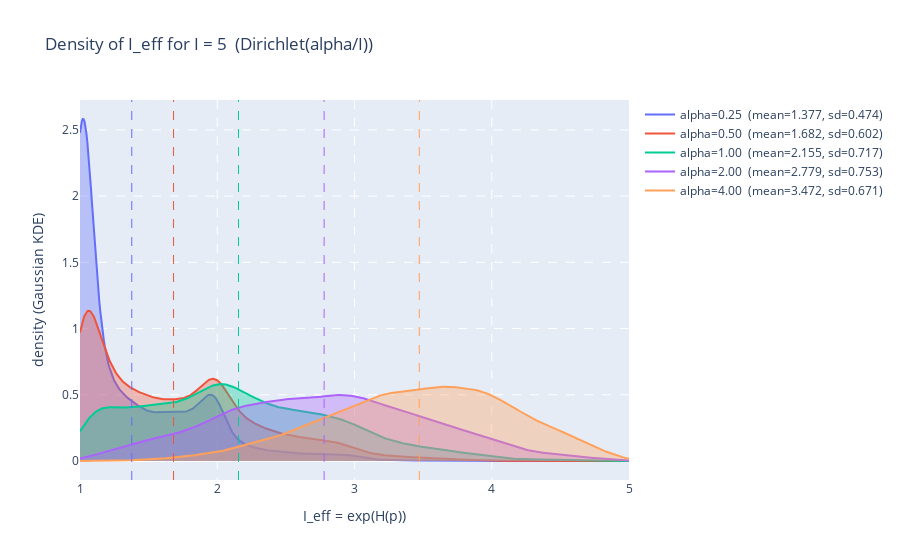
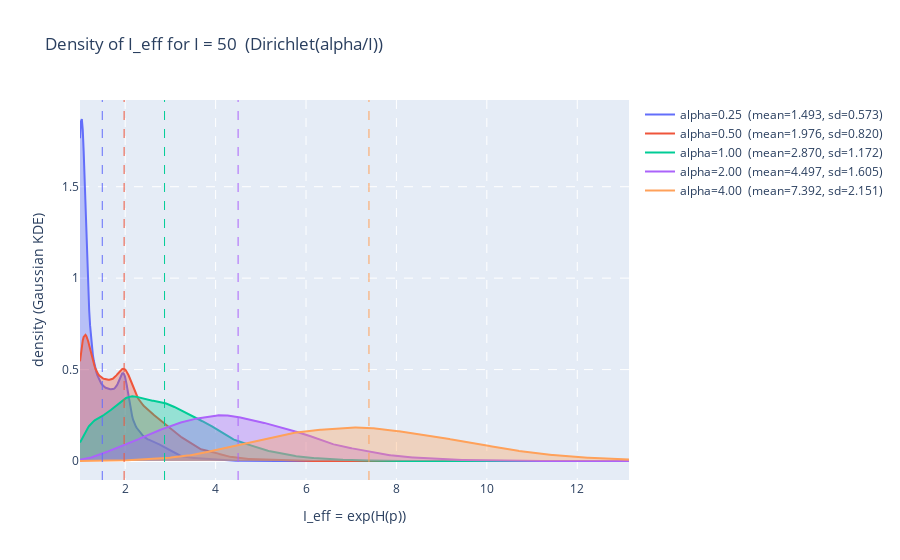
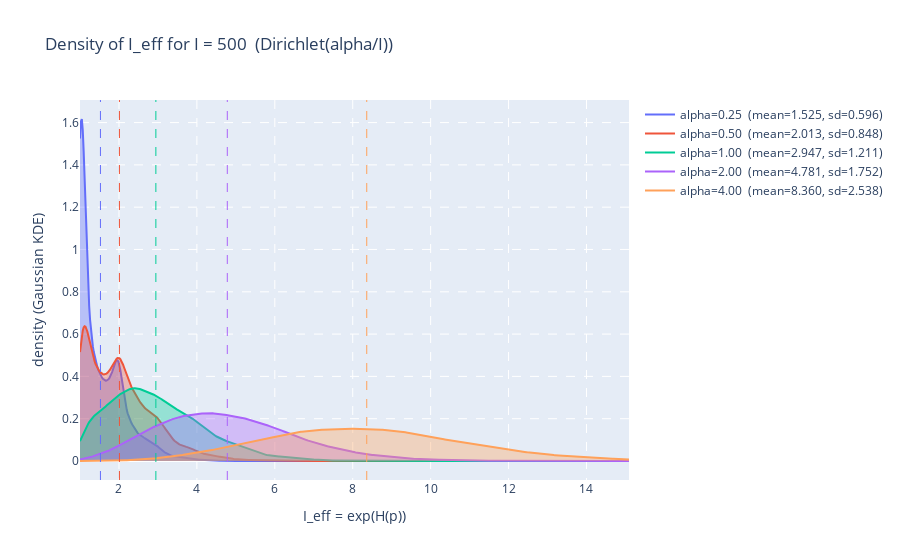

Write notebook code for charts like these, in order.
### Code cell
rng = np.random.default_rng(7)


def sample_Ieff(alpha, I, n_samples=500_000, chunk=3000, eps=1e-300):
    """Sample I_eff = exp(H(p)) for p ~ Dirichlet(alpha/I).
    Uses normalized Gammas and clips p to avoid log(0)."""
    a = np.full(I, alpha / I, dtype=np.float64)
    vals = []
    done = 0
    while done < n_samples:
        m = min(chunk, n_samples - done)
        g = rng.gamma(shape=a, scale=1.0, size=(m, I))
        p = g / g.sum(axis=1, keepdims=True)
        p = np.clip(p, eps, 1.0)
        h = -(p * np.log(p)).sum(axis=1)  # natural logs
        vals.append(np.exp(h))
        done += m
    return np.concatenate(vals, axis=0)


def kde_gaussian(x, grid, bw=None):
    """Univariate Gaussian KDE with optional bandwidth; Silverman's rule if None."""
    x = np.asarray(x, dtype=np.float64)
    n = x.size
    if n == 0:
        return np.zeros_like(grid)
    std = np.std(x, ddof=1) if n > 1 else 0.0
    if bw is None:
        # Silverman's rule; guard tiny std
        bw = 1.06 * max(std, 1e-12) * n ** (-1 / 5)
    # Compute KDE: (1/(n*h*sqrt(2pi))) * sum exp(-(x - xi)^2 / (2h^2))
    inv_norm = 1.0 / (n * bw * np.sqrt(2.0 * np.pi))
    diffs = (grid[:, None] - x[None, :]) / bw
    dens = inv_norm * np.exp(-0.5 * diffs**2).sum(axis=1)
    return dens


def with_alpha(hex_color, alpha):
    h = hex_color.lstrip("#")
    r, g, b = int(h[0:2], 16), int(h[2:4], 16), int(h[4:6], 16)
    return f"rgba({r},{g},{b},{alpha})"


Is = [5, 50, 500]
alphas = [0.25, 0.5, 1.0, 2.0, 4.0]
colors = pc.qualitative.Plotly

for I in Is:
    # sample per alpha
    n_per = 20000 if I <= 50 else 12000
    samples = {}
    all_vals = []
    for a in alphas:
        v = sample_Ieff(a, I, n_samples=n_per)
        samples[a] = v
        all_vals.append(v)
    all_vals = np.concatenate(all_vals)

    # common grid for densities
    lo = max(1.0, np.percentile(all_vals, 0.5))
    hi = min(I * 1.0, np.percentile(all_vals, 99.5) * 1.1)
    grid = np.linspace(lo, hi, 600)

    fig = go.Figure()
    for a, color in zip(alphas, colors):
        v = samples[a]
        dens = kde_gaussian(v, grid)

        fig.add_trace(
            go.Scatter(
                x=grid,
                y=dens,
                mode="lines",
                line=dict(color=color, width=0),
                fill="tozeroy",
                fillcolor=with_alpha(color, 0.35),
                hoverinfo="skip",
                showlegend=False,
            )
        )

        mu = float(np.mean(v))
        sd = float(np.std(v, ddof=1))
        fig.add_trace(
            go.Scatter(
                x=grid,
                y=dens,
                mode="lines",
                line=dict(color=color, width=2),
                name=f"alpha={a:.2f}  (mean={mu:.3f}, sd={sd:.3f})",
            )
        )
        fig.add_vline(x=mu, line=dict(color=color, dash="dash", width=1))

    fig.update_xaxes(
        title="I_eff = exp(H(p))",
        showgrid=True,
        gridwidth=1,
        griddash="dash",
    )
    fig.update_yaxes(
        title="density (Gaussian KDE)",
        showgrid=True,
        gridwidth=1,
        griddash="dash",
    )
    fig.update_layout(
        title=f"Density of I_eff for I = {I}  (Dirichlet(alpha/I))",
    )
    fig.show()
    # fig.write_image(f"Ieff_density_filled_I{I}.png", scale=2)

### Figure 1 — Plotly figure (JSON) as saved in the notebook; plotly's stock layout.template omitted (floating-point values rounded to 4 significant figures; data arrays with more than 128 entries replaced by an {"elided": "..."} marker saying what was removed)
{"data": [{"fill": "tozeroy", "fillcolor": "rgba(99,110,250,0.35)", "hoverinfo": "skip", "line": {"color": "#636EFA", "width": 0}, "mode": "lines", "showlegend": false, "type": "scatter", "x": {"elided": "600 float values"}, "y": {"elided": "600 float values"}}, {"line": {"color": "#636EFA", "width": 2}, "mode": "lines", "name": "alpha=0.25  (mean=1.377, sd=0.474)", "type": "scatter", "x": {"elided": "600 float values"}, "y": {"elided": "600 float values"}}, {"fill": "tozeroy", "fillcolor": "rgba(239,85,59,0.35)", "hoverinfo": "skip", "line": {"color": "#EF553B", "width": 0}, "mode": "lines", "showlegend": false, "type": "scatter", "x": {"elided": "600 float values"}, "y": {"elided": "600 float values"}}, {"line": {"color": "#EF553B", "width": 2}, "mode": "lines", "name": "alpha=0.50  (mean=1.682, sd=0.602)", "type": "scatter", "x": {"elided": "600 float values"}, "y": {"elided": "600 float values"}}, {"fill": "tozeroy", "fillcolor": "rgba(0,204,150,0.35)", "hoverinfo": "skip", "line": {"color": "#00CC96", "width": 0}, "mode": "lines", "showlegend": false, "type": "scatter", "x": {"elided": "600 float values"}, "y": {"elided": "600 float values"}}, {"line": {"color": "#00CC96", "width": 2}, "mode": "lines", "name": "alpha=1.00  (mean=2.155, sd=0.717)", "type": "scatter", "x": {"elided": "600 float values"}, "y": {"elided": "600 float values"}}, {"fill": "tozeroy", "fillcolor": "rgba(171,99,250,0.35)", "hoverinfo": "skip", "line": {"color": "#AB63FA", "width": 0}, "mode": "lines", "showlegend": false, "type": "scatter", "x": {"elided": "600 float values"}, "y": {"elided": "600 float values"}}, {"line": {"color": "#AB63FA", "width": 2}, "mode": "lines", "name": "alpha=2.00  (mean=2.779, sd=0.753)", "type": "scatter", "x": {"elided": "600 float values"}, "y": {"elided": "600 float values"}}, {"fill": "tozeroy", "fillcolor": "rgba(255,161,90,0.35)", "hoverinfo": "skip", "line": {"color": "#FFA15A", "width": 0}, "mode": "lines", "showlegend": false, "type": "scatter", "x": {"elided": "600 float values"}, "y": {"elided": "600 float values"}}, {"line": {"color": "#FFA15A", "width": 2}, "mode": "lines", "name": "alpha=4.00  (mean=3.472, sd=0.671)", "type": "scatter", "x": {"elided": "600 float values"}, "y": {"elided": "600 float values"}}], "layout": {"shapes": [{"line": {"color": "#636EFA", "dash": "dash", "width": 1}, "type": "line", "x0": 1.377, "x1": 1.377, "xref": "x", "y0": 0, "y1": 1, "yref": "y domain"}, {"line": {"color": "#EF553B", "dash": "dash", "width": 1}, "type": "line", "x0": 1.682, "x1": 1.682, "xref": "x", "y0": 0, "y1": 1, "yref": "y domain"}, {"line": {"color": "#00CC96", "dash": "dash", "width": 1}, "type": "line", "x0": 2.155, "x1": 2.155, "xref": "x", "y0": 0, "y1": 1, "yref": "y domain"}, {"line": {"color": "#AB63FA", "dash": "dash", "width": 1}, "type": "line", "x0": 2.779, "x1": 2.779, "xref": "x", "y0": 0, "y1": 1, "yref": "y domain"}, {"line": {"color": "#FFA15A", "dash": "dash", "width": 1}, "type": "line", "x0": 3.472, "x1": 3.472, "xref": "x", "y0": 0, "y1": 1, "yref": "y domain"}], "title": {"text": "Density of I_eff for I = 5  (Dirichlet(alpha/I))"}, "xaxis": {"griddash": "dash", "gridwidth": 1, "showgrid": true, "title": {"text": "I_eff = exp(H(p))"}}, "yaxis": {"griddash": "dash", "gridwidth": 1, "showgrid": true, "title": {"text": "density (Gaussian KDE)"}}}}

### Figure 2 — Plotly figure (JSON) as saved in the notebook; plotly's stock layout.template omitted (floating-point values rounded to 4 significant figures; data arrays with more than 128 entries replaced by an {"elided": "..."} marker saying what was removed)
{"data": [{"fill": "tozeroy", "fillcolor": "rgba(99,110,250,0.35)", "hoverinfo": "skip", "line": {"color": "#636EFA", "width": 0}, "mode": "lines", "showlegend": false, "type": "scatter", "x": {"elided": "600 float values"}, "y": {"elided": "600 float values"}}, {"line": {"color": "#636EFA", "width": 2}, "mode": "lines", "name": "alpha=0.25  (mean=1.493, sd=0.573)", "type": "scatter", "x": {"elided": "600 float values"}, "y": {"elided": "600 float values"}}, {"fill": "tozeroy", "fillcolor": "rgba(239,85,59,0.35)", "hoverinfo": "skip", "line": {"color": "#EF553B", "width": 0}, "mode": "lines", "showlegend": false, "type": "scatter", "x": {"elided": "600 float values"}, "y": {"elided": "600 float values"}}, {"line": {"color": "#EF553B", "width": 2}, "mode": "lines", "name": "alpha=0.50  (mean=1.976, sd=0.820)", "type": "scatter", "x": {"elided": "600 float values"}, "y": {"elided": "600 float values"}}, {"fill": "tozeroy", "fillcolor": "rgba(0,204,150,0.35)", "hoverinfo": "skip", "line": {"color": "#00CC96", "width": 0}, "mode": "lines", "showlegend": false, "type": "scatter", "x": {"elided": "600 float values"}, "y": {"elided": "600 float values"}}, {"line": {"color": "#00CC96", "width": 2}, "mode": "lines", "name": "alpha=1.00  (mean=2.870, sd=1.172)", "type": "scatter", "x": {"elided": "600 float values"}, "y": {"elided": "600 float values"}}, {"fill": "tozeroy", "fillcolor": "rgba(171,99,250,0.35)", "hoverinfo": "skip", "line": {"color": "#AB63FA", "width": 0}, "mode": "lines", "showlegend": false, "type": "scatter", "x": {"elided": "600 float values"}, "y": {"elided": "600 float values"}}, {"line": {"color": "#AB63FA", "width": 2}, "mode": "lines", "name": "alpha=2.00  (mean=4.497, sd=1.605)", "type": "scatter", "x": {"elided": "600 float values"}, "y": {"elided": "600 float values"}}, {"fill": "tozeroy", "fillcolor": "rgba(255,161,90,0.35)", "hoverinfo": "skip", "line": {"color": "#FFA15A", "width": 0}, "mode": "lines", "showlegend": false, "type": "scatter", "x": {"elided": "600 float values"}, "y": {"elided": "600 float values"}}, {"line": {"color": "#FFA15A", "width": 2}, "mode": "lines", "name": "alpha=4.00  (mean=7.392, sd=2.151)", "type": "scatter", "x": {"elided": "600 float values"}, "y": {"elided": "600 float values"}}], "layout": {"shapes": [{"line": {"color": "#636EFA", "dash": "dash", "width": 1}, "type": "line", "x0": 1.493, "x1": 1.493, "xref": "x", "y0": 0, "y1": 1, "yref": "y domain"}, {"line": {"color": "#EF553B", "dash": "dash", "width": 1}, "type": "line", "x0": 1.976, "x1": 1.976, "xref": "x", "y0": 0, "y1": 1, "yref": "y domain"}, {"line": {"color": "#00CC96", "dash": "dash", "width": 1}, "type": "line", "x0": 2.87, "x1": 2.87, "xref": "x", "y0": 0, "y1": 1, "yref": "y domain"}, {"line": {"color": "#AB63FA", "dash": "dash", "width": 1}, "type": "line", "x0": 4.497, "x1": 4.497, "xref": "x", "y0": 0, "y1": 1, "yref": "y domain"}, {"line": {"color": "#FFA15A", "dash": "dash", "width": 1}, "type": "line", "x0": 7.392, "x1": 7.392, "xref": "x", "y0": 0, "y1": 1, "yref": "y domain"}], "title": {"text": "Density of I_eff for I = 50  (Dirichlet(alpha/I))"}, "xaxis": {"griddash": "dash", "gridwidth": 1, "showgrid": true, "title": {"text": "I_eff = exp(H(p))"}}, "yaxis": {"griddash": "dash", "gridwidth": 1, "showgrid": true, "title": {"text": "density (Gaussian KDE)"}}}}

### Figure 3 — Plotly figure (JSON) as saved in the notebook; plotly's stock layout.template omitted (floating-point values rounded to 4 significant figures; data arrays with more than 128 entries replaced by an {"elided": "..."} marker saying what was removed)
{"data": [{"fill": "tozeroy", "fillcolor": "rgba(99,110,250,0.35)", "hoverinfo": "skip", "line": {"color": "#636EFA", "width": 0}, "mode": "lines", "showlegend": false, "type": "scatter", "x": {"elided": "600 float values"}, "y": {"elided": "600 float values"}}, {"line": {"color": "#636EFA", "width": 2}, "mode": "lines", "name": "alpha=0.25  (mean=1.525, sd=0.596)", "type": "scatter", "x": {"elided": "600 float values"}, "y": {"elided": "600 float values"}}, {"fill": "tozeroy", "fillcolor": "rgba(239,85,59,0.35)", "hoverinfo": "skip", "line": {"color": "#EF553B", "width": 0}, "mode": "lines", "showlegend": false, "type": "scatter", "x": {"elided": "600 float values"}, "y": {"elided": "600 float values"}}, {"line": {"color": "#EF553B", "width": 2}, "mode": "lines", "name": "alpha=0.50  (mean=2.013, sd=0.848)", "type": "scatter", "x": {"elided": "600 float values"}, "y": {"elided": "600 float values"}}, {"fill": "tozeroy", "fillcolor": "rgba(0,204,150,0.35)", "hoverinfo": "skip", "line": {"color": "#00CC96", "width": 0}, "mode": "lines", "showlegend": false, "type": "scatter", "x": {"elided": "600 float values"}, "y": {"elided": "600 float values"}}, {"line": {"color": "#00CC96", "width": 2}, "mode": "lines", "name": "alpha=1.00  (mean=2.947, sd=1.211)", "type": "scatter", "x": {"elided": "600 float values"}, "y": {"elided": "600 float values"}}, {"fill": "tozeroy", "fillcolor": "rgba(171,99,250,0.35)", "hoverinfo": "skip", "line": {"color": "#AB63FA", "width": 0}, "mode": "lines", "showlegend": false, "type": "scatter", "x": {"elided": "600 float values"}, "y": {"elided": "600 float values"}}, {"line": {"color": "#AB63FA", "width": 2}, "mode": "lines", "name": "alpha=2.00  (mean=4.781, sd=1.752)", "type": "scatter", "x": {"elided": "600 float values"}, "y": {"elided": "600 float values"}}, {"fill": "tozeroy", "fillcolor": "rgba(255,161,90,0.35)", "hoverinfo": "skip", "line": {"color": "#FFA15A", "width": 0}, "mode": "lines", "showlegend": false, "type": "scatter", "x": {"elided": "600 float values"}, "y": {"elided": "600 float values"}}, {"line": {"color": "#FFA15A", "width": 2}, "mode": "lines", "name": "alpha=4.00  (mean=8.360, sd=2.538)", "type": "scatter", "x": {"elided": "600 float values"}, "y": {"elided": "600 float values"}}], "layout": {"shapes": [{"line": {"color": "#636EFA", "dash": "dash", "width": 1}, "type": "line", "x0": 1.525, "x1": 1.525, "xref": "x", "y0": 0, "y1": 1, "yref": "y domain"}, {"line": {"color": "#EF553B", "dash": "dash", "width": 1}, "type": "line", "x0": 2.013, "x1": 2.013, "xref": "x", "y0": 0, "y1": 1, "yref": "y domain"}, {"line": {"color": "#00CC96", "dash": "dash", "width": 1}, "type": "line", "x0": 2.947, "x1": 2.947, "xref": "x", "y0": 0, "y1": 1, "yref": "y domain"}, {"line": {"color": "#AB63FA", "dash": "dash", "width": 1}, "type": "line", "x0": 4.781, "x1": 4.781, "xref": "x", "y0": 0, "y1": 1, "yref": "y domain"}, {"line": {"color": "#FFA15A", "dash": "dash", "width": 1}, "type": "line", "x0": 8.36, "x1": 8.36, "xref": "x", "y0": 0, "y1": 1, "yref": "y domain"}], "title": {"text": "Density of I_eff for I = 500  (Dirichlet(alpha/I))"}, "xaxis": {"griddash": "dash", "gridwidth": 1, "showgrid": true, "title": {"text": "I_eff = exp(H(p))"}}, "yaxis": {"griddash": "dash", "gridwidth": 1, "showgrid": true, "title": {"text": "density (Gaussian KDE)"}}}}
